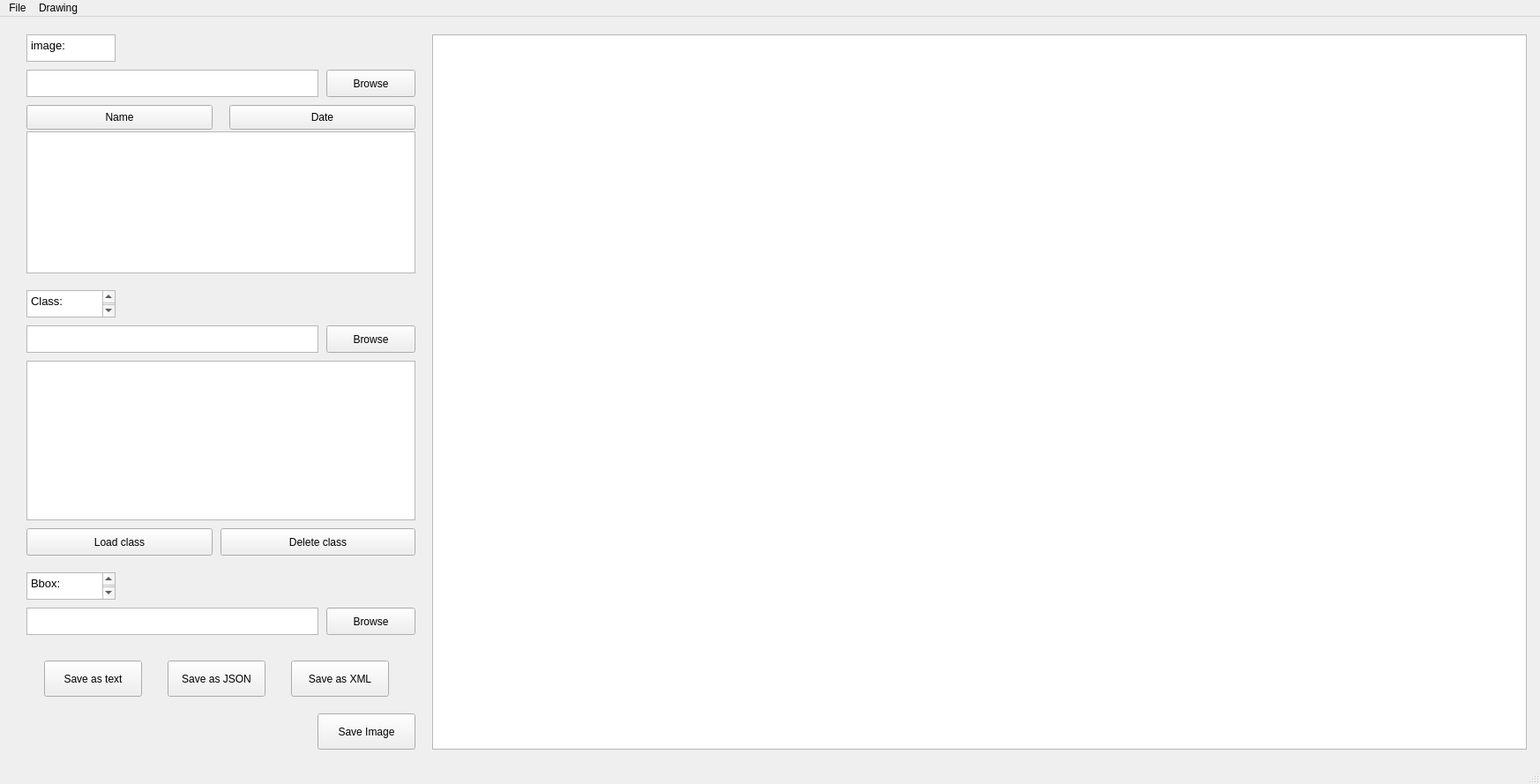
<?xml version="1.0" encoding="UTF-8"?>
<ui version="4.0">
 <class>mainwindow</class>
 <widget class="QMainWindow" name="mainwindow">
  <property name="geometry">
   <rect>
    <x>0</x>
    <y>0</y>
    <width>1746</width>
    <height>889</height>
   </rect>
  </property>
  <property name="windowTitle">
   <string>mainwindow</string>
  </property>
  <widget class="QWidget" name="centralwidget">
   <widget class="QPushButton" name="pushButton">
    <property name="geometry">
     <rect>
      <x>370</x>
      <y>60</y>
      <width>101</width>
      <height>31</height>
     </rect>
    </property>
    <property name="text">
     <string>Browse</string>
    </property>
   </widget>
   <widget class="QTextBrowser" name="textBrowser">
    <property name="geometry">
     <rect>
      <x>30</x>
      <y>60</y>
      <width>331</width>
      <height>31</height>
     </rect>
    </property>
   </widget>
   <widget class="QTextEdit" name="textEdit">
    <property name="geometry">
     <rect>
      <x>30</x>
      <y>20</y>
      <width>101</width>
      <height>31</height>
     </rect>
    </property>
    <property name="html">
     <string>&lt;!DOCTYPE HTML PUBLIC &quot;-//W3C//DTD HTML 4.0//EN&quot; &quot;http://www.w3.org/TR/REC-html40/strict.dtd&quot;&gt;
&lt;html&gt;&lt;head&gt;&lt;meta name=&quot;qrichtext&quot; content=&quot;1&quot; /&gt;&lt;style type=&quot;text/css&quot;&gt;
p, li { white-space: pre-wrap; }
&lt;/style&gt;&lt;/head&gt;&lt;body style=&quot; font-family:'MS Shell Dlg 2'; font-size:7.8pt; font-weight:400; font-style:normal;&quot;&gt;
&lt;p style=&quot; margin-top:0px; margin-bottom:0px; margin-left:0px; margin-right:0px; -qt-block-indent:0; text-indent:0px;&quot;&gt;&lt;span style=&quot; font-size:10pt;&quot;&gt;image:&lt;/span&gt;&lt;/p&gt;&lt;/body&gt;&lt;/html&gt;</string>
    </property>
   </widget>
   <widget class="QTextBrowser" name="textBrowser_2">
    <property name="geometry">
     <rect>
      <x>30</x>
      <y>130</y>
      <width>441</width>
      <height>161</height>
     </rect>
    </property>
   </widget>
   <widget class="QTextBrowser" name="textBrowser_4">
    <property name="geometry">
     <rect>
      <x>30</x>
      <y>350</y>
      <width>331</width>
      <height>31</height>
     </rect>
    </property>
   </widget>
   <widget class="QPushButton" name="pushButton_2">
    <property name="geometry">
     <rect>
      <x>370</x>
      <y>350</y>
      <width>101</width>
      <height>31</height>
     </rect>
    </property>
    <property name="text">
     <string>Browse</string>
    </property>
   </widget>
   <widget class="QTextEdit" name="textEdit_2">
    <property name="geometry">
     <rect>
      <x>30</x>
      <y>310</y>
      <width>101</width>
      <height>31</height>
     </rect>
    </property>
    <property name="html">
     <string>&lt;!DOCTYPE HTML PUBLIC &quot;-//W3C//DTD HTML 4.0//EN&quot; &quot;http://www.w3.org/TR/REC-html40/strict.dtd&quot;&gt;
&lt;html&gt;&lt;head&gt;&lt;meta name=&quot;qrichtext&quot; content=&quot;1&quot; /&gt;&lt;style type=&quot;text/css&quot;&gt;
p, li { white-space: pre-wrap; }
&lt;/style&gt;&lt;/head&gt;&lt;body style=&quot; font-family:'MS Shell Dlg 2'; font-size:7.8pt; font-weight:400; font-style:normal;&quot;&gt;
&lt;p style=&quot; margin-top:0px; margin-bottom:0px; margin-left:0px; margin-right:0px; -qt-block-indent:0; text-indent:0px;&quot;&gt;&lt;span style=&quot; font-size:10pt;&quot;&gt;Class:&lt;/span&gt;&lt;/p&gt;
&lt;p style=&quot;-qt-paragraph-type:empty; margin-top:0px; margin-bottom:0px; margin-left:0px; margin-right:0px; -qt-block-indent:0; text-indent:0px; font-size:10pt;&quot;&gt;&lt;br /&gt;&lt;/p&gt;&lt;/body&gt;&lt;/html&gt;</string>
    </property>
   </widget>
   <widget class="QPushButton" name="pushButton_3">
    <property name="geometry">
     <rect>
      <x>370</x>
      <y>670</y>
      <width>101</width>
      <height>31</height>
     </rect>
    </property>
    <property name="text">
     <string>Browse</string>
    </property>
   </widget>
   <widget class="QTextEdit" name="textEdit_3">
    <property name="geometry">
     <rect>
      <x>30</x>
      <y>630</y>
      <width>101</width>
      <height>31</height>
     </rect>
    </property>
    <property name="html">
     <string>&lt;!DOCTYPE HTML PUBLIC &quot;-//W3C//DTD HTML 4.0//EN&quot; &quot;http://www.w3.org/TR/REC-html40/strict.dtd&quot;&gt;
&lt;html&gt;&lt;head&gt;&lt;meta name=&quot;qrichtext&quot; content=&quot;1&quot; /&gt;&lt;style type=&quot;text/css&quot;&gt;
p, li { white-space: pre-wrap; }
&lt;/style&gt;&lt;/head&gt;&lt;body style=&quot; font-family:'MS Shell Dlg 2'; font-size:7.8pt; font-weight:400; font-style:normal;&quot;&gt;
&lt;p style=&quot; margin-top:0px; margin-bottom:0px; margin-left:0px; margin-right:0px; -qt-block-indent:0; text-indent:0px;&quot;&gt;&lt;span style=&quot; font-size:10pt;&quot;&gt;Bbox:&lt;/span&gt;&lt;/p&gt;
&lt;p style=&quot;-qt-paragraph-type:empty; margin-top:0px; margin-bottom:0px; margin-left:0px; margin-right:0px; -qt-block-indent:0; text-indent:0px; font-size:10pt;&quot;&gt;&lt;br /&gt;&lt;/p&gt;&lt;/body&gt;&lt;/html&gt;</string>
    </property>
   </widget>
   <widget class="QTextBrowser" name="textBrowser_5">
    <property name="geometry">
     <rect>
      <x>30</x>
      <y>670</y>
      <width>331</width>
      <height>31</height>
     </rect>
    </property>
   </widget>
   <widget class="QPushButton" name="pushButton_13">
    <property name="geometry">
     <rect>
      <x>360</x>
      <y>790</y>
      <width>111</width>
      <height>41</height>
     </rect>
    </property>
    <property name="text">
     <string>Save Image</string>
    </property>
   </widget>
   <widget class="QPushButton" name="pushButton_14">
    <property name="geometry">
     <rect>
      <x>50</x>
      <y>730</y>
      <width>111</width>
      <height>41</height>
     </rect>
    </property>
    <property name="text">
     <string>Save as text</string>
    </property>
   </widget>
   <widget class="QPushButton" name="pushButton_15">
    <property name="geometry">
     <rect>
      <x>330</x>
      <y>730</y>
      <width>111</width>
      <height>41</height>
     </rect>
    </property>
    <property name="text">
     <string>Save as XML</string>
    </property>
   </widget>
   <widget class="QPushButton" name="pushButton_16">
    <property name="geometry">
     <rect>
      <x>190</x>
      <y>730</y>
      <width>111</width>
      <height>41</height>
     </rect>
    </property>
    <property name="text">
     <string>Save as JSON</string>
    </property>
   </widget>
   <widget class="QPushButton" name="pushButton_4">
    <property name="geometry">
     <rect>
      <x>30</x>
      <y>100</y>
      <width>211</width>
      <height>28</height>
     </rect>
    </property>
    <property name="text">
     <string>Name</string>
    </property>
   </widget>
   <widget class="QPushButton" name="pushButton_5">
    <property name="geometry">
     <rect>
      <x>260</x>
      <y>100</y>
      <width>211</width>
      <height>28</height>
     </rect>
    </property>
    <property name="text">
     <string>Date</string>
    </property>
   </widget>
   <widget class="CustomView" name="graphicsView">
    <property name="geometry">
     <rect>
      <x>490</x>
      <y>20</y>
      <width>1241</width>
      <height>811</height>
     </rect>
    </property>
   </widget>
   <widget class="QTableWidget" name="tableWidget">
    <property name="geometry">
     <rect>
      <x>30</x>
      <y>390</y>
      <width>441</width>
      <height>181</height>
     </rect>
    </property>
   </widget>
   <widget class="QPushButton" name="pushButton_7">
    <property name="geometry">
     <rect>
      <x>30</x>
      <y>580</y>
      <width>211</width>
      <height>31</height>
     </rect>
    </property>
    <property name="text">
     <string>Load class</string>
    </property>
   </widget>
   <widget class="QPushButton" name="pushButton_8">
    <property name="geometry">
     <rect>
      <x>250</x>
      <y>580</y>
      <width>221</width>
      <height>31</height>
     </rect>
    </property>
    <property name="text">
     <string>Delete class</string>
    </property>
   </widget>
  </widget>
  <widget class="QMenuBar" name="menubar">
   <property name="geometry">
    <rect>
     <x>0</x>
     <y>0</y>
     <width>1746</width>
     <height>26</height>
    </rect>
   </property>
   <widget class="QMenu" name="menuMenu">
    <property name="title">
     <string>File</string>
    </property>
    <addaction name="actionQuit"/>
   </widget>
   <widget class="QMenu" name="menuDrawing">
    <property name="title">
     <string>Drawing</string>
    </property>
    <addaction name="actionsquare"/>
    <addaction name="actiontriangle"/>
    <addaction name="actiontrapezium"/>
    <addaction name="actionpolygon"/>
   </widget>
   <addaction name="menuMenu"/>
   <addaction name="menuDrawing"/>
  </widget>
  <widget class="QStatusBar" name="statusbar"/>
  <action name="actionQuit">
   <property name="text">
    <string>exit</string>
   </property>
  </action>
  <action name="actionsquare">
   <property name="text">
    <string>square</string>
   </property>
  </action>
  <action name="actiontriangle">
   <property name="text">
    <string>triangle</string>
   </property>
  </action>
  <action name="actiontrapezium">
   <property name="text">
    <string>trapezium</string>
   </property>
  </action>
  <action name="actionpolygon">
   <property name="text">
    <string>polygon</string>
   </property>
  </action>
 </widget>
 <customwidgets>
  <customwidget>
   <class>CustomView</class>
   <extends>QGraphicsView</extends>
   <header location="global">customview.h</header>
  </customwidget>
 </customwidgets>
 <resources/>
 <connections/>
</ui>
